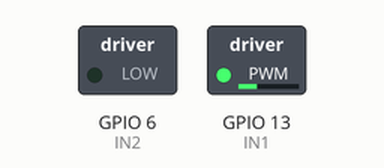
This program was run on a simulated Raspberry Pi (BCM pin numbers). On the bench: switched loads named in the program (green lamp = pin HIGH). At 11.0 s the program stops and its outputs stay as they are.

Above: at 0.1 s.
At 6.1 s:
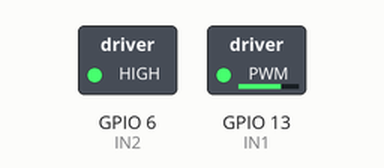
At 11.1 s:
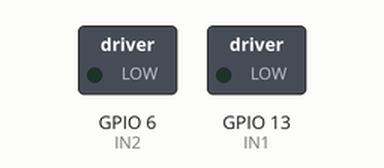
Timing chart, 0 to 12.5 s (numbered marks = the images above):
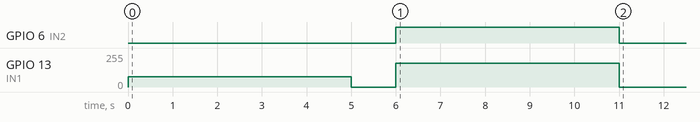

The program:

dc_motor.py
```python
import RPi.GPIO as GPIO
from time import sleep

GPIO.setmode(GPIO.BCM)
IN1 = 13
IN2 = 6

GPIO.setup(IN1, GPIO.OUT)
GPIO.setup(IN2, GPIO.OUT)

pwm = GPIO.PWM(IN1, 40)

GPIO.output(IN2, 0)
pwm.start(30)

sleep(5)
pwm.start(0)

sleep(1)
GPIO.output(IN2, 1)
pwm.start(70)

sleep(5)
pwm.start(0)

GPIO.cleanup()
```

Measured:
- by itself, GPIO 6 (IN2): LOW → HIGH at 6.0 s, → LOW 5.0 s later
- by itself, GPIO 13 (IN1): 0/255 → 77/255 at 0.00 s, → 0/255 5.0 s later, → 179/255 1.0 s later, → 0/255 5.0 s later
